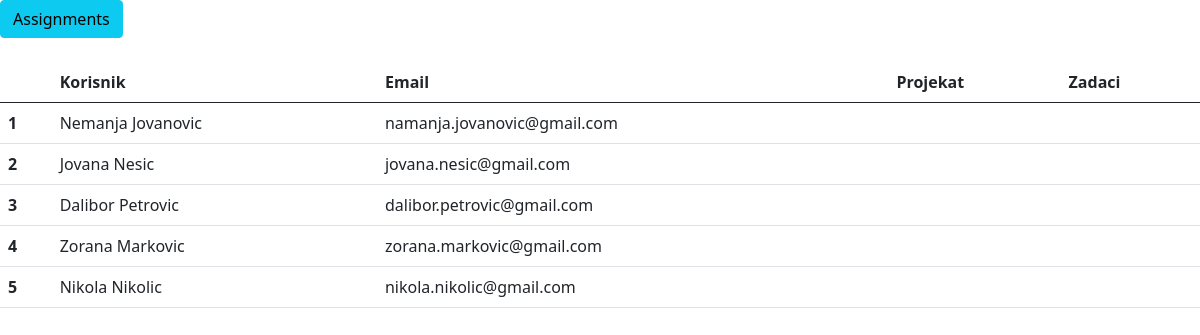
Page /Home.php on the committed database.
### tables this page shows
CREATE TABLE `users` (
  `id` int(11) NOT NULL,
  `name` varchar(255) NOT NULL,
  `email` varchar(255) NOT NULL,
  `password` int(30) NOT NULL,
  `created_at` date NOT NULL,
  `modified_at` date NOT NULL
);

### Home.php (the view, shortened to what this page needs)
<?php
require 'Konekcija.php';
$db = "SELECT * FROM users";
$query = mysqli_query($conn, $db);
?>
<!DOCTYPE html>
<html lang="en">
<head>
    <link href="https://cdn.jsdelivr.net/npm/bootstrap@5.0.0-beta2/dist/css/bootstrap.min.css"
    rel="stylesheet"
>
</head>
<body>
    <a href="Assignments.php"><button type="submit" name="button" class="btn btn-info">Assignments</button></a>
    <br><br>
    <table class="table">
  <thead>
    <tr>
      <th scope="col"></th>
      <th scope="col">Korisnik</th>
      <th scope="col">Email</th>
      <th scope="col">Projekat</th>
      <th scope="col">Zadaci</th>
    </tr>
  </thead>
  <tbody>
    <tr>
    <?php while($posao = mysqli_fetch_array($query)):;?>
      <th scope="row"><?php echo $posao['id']; ?></th>
      <td><?php echo $posao['name']; ?></td>
      <td><?php echo $posao['email']; ?></td>
      <td></td>
      <td></td>
    </tr>
    <?php endwhile;?>
  </tbody>
   </table>
   <br><br>
</body>
</html>

### rows in the picture
users: id "1", name "Nemanja Jovanovic", email "namanja.jovanovic@gmail.com"
users: id "2", name "Jovana Nesic", email "jovana.nesic@gmail.com"
users: id "3", name "Dalibor Petrovic", email "dalibor.petrovic@gmail.com"
users: id "4", name "Zorana Markovic", email "zorana.markovic@gmail.com"
users: id "5", name "Nikola Nikolic", email "nikola.nikolic@gmail.com"
